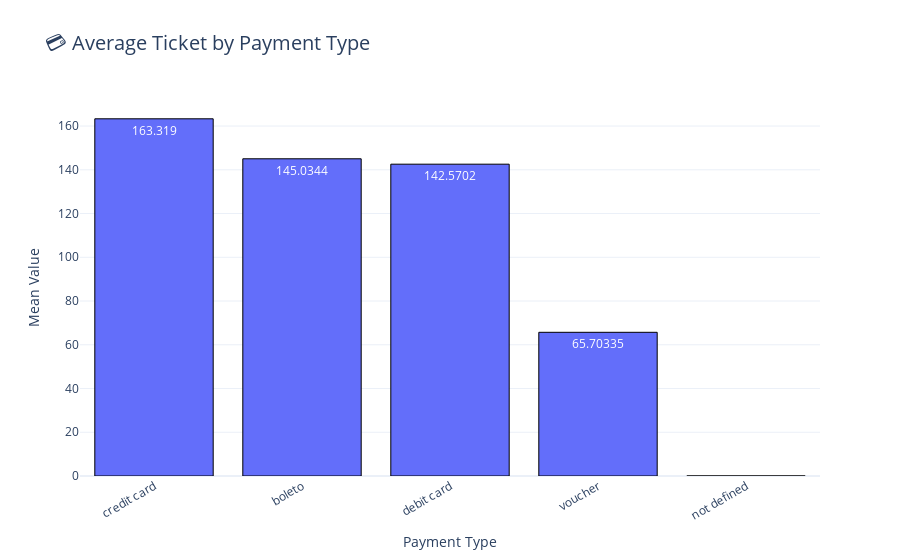

Write notebook code for a chart like this one.
### Code cell
fig_avg_ticket = px.bar(
    avg_ticket, 
    x="Payment type", 
    y="Mean value", 
    title="💳 Average Ticket by Payment Type",
    labels={"payment_type": "Payment Type", "payment_value": "Mean Value"},
    text_auto=True,
)

fig_avg_ticket.update_traces(
    marker=dict(line=dict(width=1, color="black"))
)

fig_avg_ticket.update_layout(
    title_font_size=20,
    xaxis_title="Payment Type",
    yaxis_title="Mean Value",
    xaxis_tickangle=-30,
    template="plotly_white",
)

fig_avg_ticket

### Figure 1 — Plotly figure (JSON) as saved in the notebook; plotly's stock layout.template omitted (floating-point values rounded to 4 significant figures)
{"data": [{"alignmentgroup": "True", "hovertemplate": "Payment type=%{x}<br>Mean value=%{y}<extra></extra>", "legendgroup": "", "marker": {"color": "#636efa", "line": {"color": "black", "width": 1}, "pattern": {"shape": ""}}, "name": "", "offsetgroup": "", "orientation": "v", "showlegend": false, "textposition": "auto", "texttemplate": "%{y}", "type": "bar", "x": ["credit card", "boleto", "debit card", "voucher", "not defined"], "xaxis": "x", "y": [163.3, 145.0, 142.6, 65.7, 0], "yaxis": "y"}], "layout": {"barmode": "relative", "legend": {"tracegroupgap": 0}, "title": {"font": {"size": 20}, "text": "💳 Average Ticket by Payment Type"}, "xaxis": {"anchor": "y", "domain": [0, 1], "tickangle": -30, "title": {"text": "Payment Type"}}, "yaxis": {"anchor": "x", "domain": [0, 1], "title": {"text": "Mean Value"}}}}
